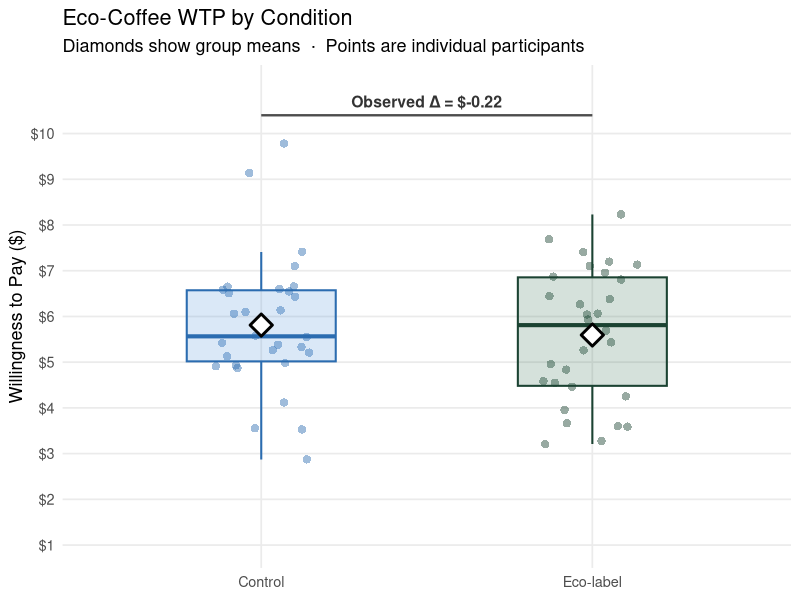
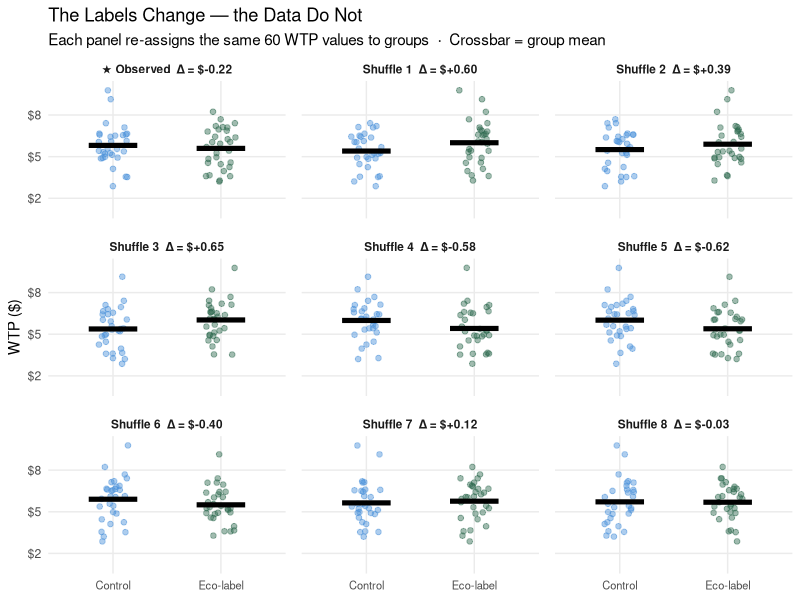
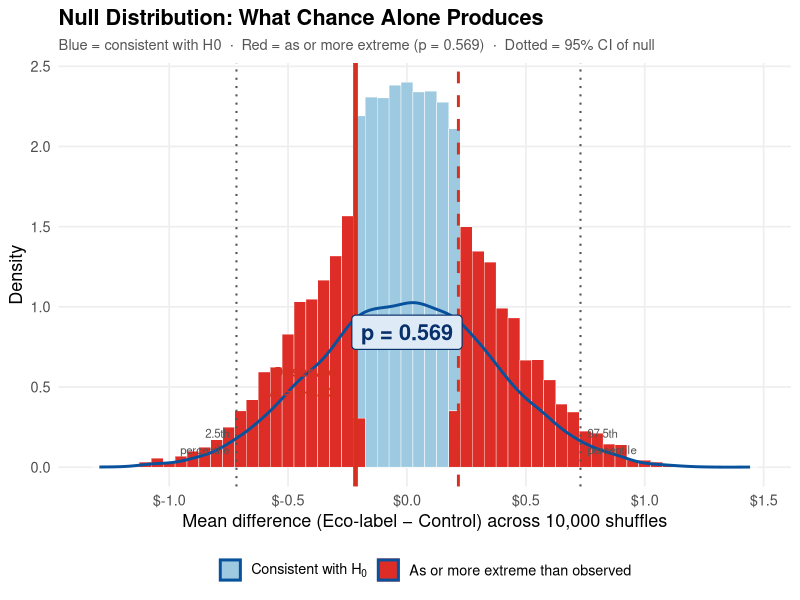
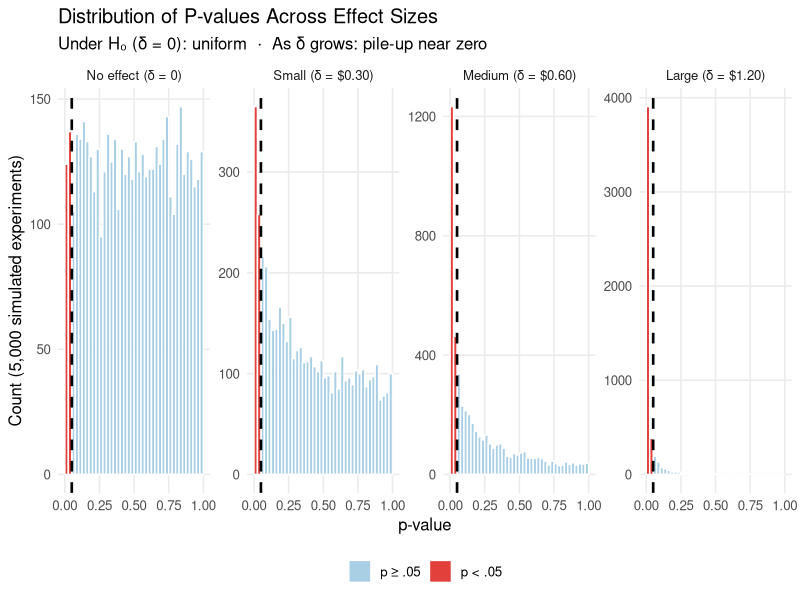

Write the R code that produced these figures, in order.
## ---- chunk 1
knitr::opts_chunk$set(
  echo    = TRUE,
  fig.width  = 9,
  fig.height = 5,
  fig.path   = "figs/",
  dev        = "svg"
)
dir.create("figs", recursive = TRUE, showWarnings = FALSE)
## ---- chunk 2
#| code-summary: "▶ Load required packages"
# install.packages(c("tidyverse","ggplot2","knitr","scales","patchwork"))

library(tidyverse)
library(ggplot2)
library(knitr)
library(scales)
library(patchwork)
if (!requireNamespace("lavaan", quietly = TRUE)) install.packages("lavaan")
library(lavaan)

set.seed(2025)
## ---- chunk 3
#| code-summary: "▶ Simulate WTP data and compute observed difference"

set.seed(2025)

N    <- 60
mu   <- 5.50    # True population mean WTP ($)
sig  <- 1.50    # True population SD ($)

# All 60 participants drawn from the same population (null is true).
# In our specific sample the eco-label group happened to score higher — by chance.
# pmax(1) / pmin(10) enforces the 1–10 scale bounds. With mu = 5.50 and sd = 1.50,
# fewer than 0.3% of draws fall outside [1, 10], so truncation bias is negligible here.
# (For a full treatment of how bounded scales bias observed means, see Module 1, Part 6.)
wtp_all <- rnorm(N, mean = mu, sd = sig) |> round(2) |> pmax(1) |> pmin(10)
group   <- factor(rep(c("Control", "Eco-label"), each = N / 2))
df_coffee <- data.frame(wtp = wtp_all, group = group)

obs_diff <- mean(df_coffee$wtp[df_coffee$group == "Eco-label"]) -
            mean(df_coffee$wtp[df_coffee$group == "Control"])

cat(sprintf("Observed mean difference: $%.2f\n", obs_diff))
## ---- chunk 4
#| code-summary: "▶ Plot: raw WTP by condition"

ggplot(df_coffee, aes(x = group, y = wtp, fill = group, color = group)) +
  geom_jitter(width = 0.15, alpha = 0.45, size = 2.5, shape = 16) +
  geom_boxplot(alpha = 0.20, outlier.shape = NA, width = 0.45, linewidth = 0.7) +
  stat_summary(fun = mean, geom = "point", shape = 23, size = 5,
               fill = "white", color = "black", stroke = 1.5) +
  annotate("segment", x = 1, xend = 2, y = 10.4, yend = 10.4,
           color = "gray30", linewidth = 0.8) +
  annotate("text", x = 1.5, y = 10.7,
           label = sprintf("Observed \u0394 = $%.2f", obs_diff),
           size = 4, color = "gray20", fontface = "bold") +
  scale_fill_manual(values  = c("Control" = "#4a90d9", "Eco-label" = "#2d6a4f")) +
  scale_color_manual(values = c("Control" = "#2b6cb0", "Eco-label" = "#1b4332")) +
  scale_y_continuous(limits = c(1, 11), breaks = 1:10,
                     labels = function(x) paste0("$", x)) +
  labs(x = NULL, y = "Willingness to Pay ($)",
       title = "Eco-Coffee WTP by Condition",
       subtitle = "Diamonds show group means  \u00b7  Points are individual participants") +
  theme_minimal(base_size = 13) +
  theme(legend.position = "none", panel.grid.minor = element_blank())
## ---- chunk 5
#| code-summary: "▶ Run permutation test (10,000 label shuffles)"

set.seed(42)
n_perm      <- 10000
n_per_group <- N / 2

null_dist <- replicate(n_perm, {
  shuffled <- sample(df_coffee$wtp)
  mean(shuffled[1:n_per_group]) - mean(shuffled[(n_per_group + 1):N])
})

p_val <- mean(abs(null_dist) >= abs(obs_diff))

cat(sprintf("Two-sided permutation p-value: %.3f\n", p_val))
cat(sprintf("95%% CI of null distribution: [$%.2f, $%.2f]\n",
            quantile(null_dist, 0.025), quantile(null_dist, 0.975)))
## ---- chunk 6
#| code-summary: "▶ Plot: 9 panels — observed data + 8 individual shuffles"

set.seed(77)
n_show <- 8

# Build the observed panel
obs_pnl <- data.frame(
  wtp       = df_coffee$wtp,
  group     = df_coffee$group,
  panel_id  = 0L,
  diff_k    = obs_diff
)

# Build 8 shuffle panels
shuf_list <- lapply(seq_len(n_show), function(k) {
  lbl  <- sample(df_coffee$group)
  dk   <- mean(df_coffee$wtp[lbl == "Eco-label"]) -
          mean(df_coffee$wtp[lbl == "Control"])
  data.frame(wtp = df_coffee$wtp, group = lbl,
             panel_id = k, diff_k = dk)
})

all_pnls <- bind_rows(obs_pnl, shuf_list)

# Build ordered panel labels
panel_meta <- all_pnls |>
  distinct(panel_id, diff_k) |>
  arrange(panel_id) |>
  mutate(panel_label = c(
    sprintf("\u2605 Observed  \u0394 = $%+.2f", diff_k[1]),
    sprintf("Shuffle %d  \u0394 = $%+.2f", seq_len(n_show), diff_k[-1])
  ))

all_pnls <- left_join(all_pnls, panel_meta |> dplyr::select(panel_id, panel_label),
                      by = "panel_id") |>
  mutate(panel_label = factor(panel_label, levels = panel_meta$panel_label))

ggplot(all_pnls, aes(x = group, y = wtp, color = group)) +
  geom_jitter(width = 0.14, alpha = 0.45, size = 1.6) +
  stat_summary(fun = mean, geom = "crossbar", width = 0.45,
               fatten = 2.5, linewidth = 0.7, color = "black") +
  facet_wrap(~panel_label, nrow = 3, ncol = 3) +
  scale_color_manual(values = c("Control" = "#4a90d9", "Eco-label" = "#2d6a4f")) +
  scale_y_continuous(limits = c(1, 10), breaks = c(2, 5, 8),
                     labels = function(x) paste0("$", x)) +
  labs(x = NULL, y = "WTP ($)",
       title = "The Labels Change — the Data Do Not",
       subtitle = "Each panel re-assigns the same 60 WTP values to groups  \u00b7  Crossbar = group mean") +
  theme_minimal(base_size = 11) +
  theme(legend.position = "none",
        strip.text = element_text(size = 8.5, face = "bold"),
        axis.text.x = element_text(size = 8),
        panel.grid.minor = element_blank(),
        panel.spacing = unit(0.8, "lines"))
## ---- chunk 7
#| code-summary: "▶ Plot: null distribution with observed difference highlighted"

null_df <- data.frame(
  diff    = null_dist,
  extreme = abs(null_dist) >= abs(obs_diff)
)

q025 <- quantile(null_dist, 0.025)
q975 <- quantile(null_dist, 0.975)

# Shared break-points so both histogram layers align perfectly
null_breaks <- seq(
  floor(min(null_dist) * 20) / 20 - 0.025,
  ceiling(max(null_dist) * 20) / 20 + 0.025,
  by = 0.05
)

ggplot(null_df, aes(x = diff, fill = extreme)) +
  geom_histogram(aes(y = after_stat(density)),
                 breaks = null_breaks, color = "white", linewidth = 0.15) +
  geom_density(aes(x = diff), data = null_df, inherit.aes = FALSE,
               color = "#08519c", linewidth = 1.0) +
  geom_vline(xintercept =  obs_diff, color = "#d7301f", linewidth = 1.6) +
  geom_vline(xintercept = -obs_diff, color = "#d7301f", linewidth = 1.0,
             linetype = "dashed") +
  geom_vline(xintercept = q025, color = "#525252", linewidth = 0.7,
             linetype = "dotted") +
  geom_vline(xintercept = q975, color = "#525252", linewidth = 0.7,
             linetype = "dotted") +
  annotate("label", x = 0, y = max(density(null_dist)$y) * 0.82,
           label = sprintf("p = %.3f", p_val),
           fill = "#deebf7", color = "#08306b", fontface = "bold", size = 5.5,
           label.size = 0.4, label.padding = unit(0.35, "lines")) +
  annotate("text",
           x = obs_diff + sign(obs_diff) * 0.08,
           y = max(density(null_dist)$y) * 0.52,
           label = sprintf("Observed\n\u0394 = $%.2f", obs_diff),
           color = "#d7301f", fontface = "bold", size = 3.5,
           hjust = ifelse(obs_diff >= 0, 0, 1)) +
  annotate("text", x = q025 - 0.03, y = 0.16,
           label = "2.5th\npercentile", color = "#525252", size = 2.9, hjust = 1) +
  annotate("text", x = q975 + 0.03, y = 0.16,
           label = "97.5th\npercentile", color = "#525252", size = 2.9, hjust = 0) +
  scale_fill_manual(
    values = c("FALSE" = "#9ecae1", "TRUE" = "#de2d26"),
    labels = c(expression(paste("Consistent with ", H[0])),
               "As or more extreme than observed"),
    name   = NULL
  ) +
  scale_x_continuous(breaks = seq(-1.5, 1.5, 0.5),
                     labels = function(x) sprintf("$%.1f", x)) +
  labs(
    x = "Mean difference (Eco-label \u2212 Control) across 10,000 shuffles",
    y = "Density",
    title = "Null Distribution: What Chance Alone Produces",
    subtitle = sprintf(
      "Blue = consistent with H0  \u00b7  Red = as or more extreme (p = %.3f)  \u00b7  Dotted = 95%% CI of null",
      p_val)
  ) +
  theme_minimal(base_size = 13) +
  theme(
    panel.grid.minor  = element_blank(),
    panel.grid.major  = element_line(color = "#eeeeee"),
    legend.position   = "bottom",
    plot.title        = element_text(face = "bold"),
    plot.subtitle     = element_text(color = "#555555", size = 10.5)
  )
## ---- chunk 8
#| code-summary: "▶ Compute minimum N for different true effect sizes"

true_deltas <- c(0.20, 0.40, 0.60, 0.80, 1.00, 1.50)

power_tab <- data.frame(
  true_eff  = sprintf("$%.2f", true_deltas),
  cohens_d  = round(true_deltas / sig, 2),
  n_per_grp = sapply(true_deltas, function(d) {
    ceiling(power.t.test(delta = d, sd = sig, sig.level = 0.05,
                         power = 0.80, type = "two.sample")$n)
  }),
  check.names = FALSE
) |>
  mutate(total_n    = n_per_grp * 2,
         detectable = ifelse(total_n <= 60, "\u2713 Yes", "\u2717 No"))

names(power_tab) <- c("True effect (\u03b4)", "Cohen\u2019s d",
                       "N per group (80% power)", "Total N", "Detectable at N = 60?")

kable(power_tab,
      caption = sprintf(
        "Minimum N for 80%% power at \u03b1 = .05 (SD = $%.2f, two-sided t-test)", sig))
## ---- chunk 9
#| code-summary: "▶ Plot: p-value distributions for different true effect sizes"

sim_pval <- function(effect, N = 60, mu = 5.5, sig = 1.5) {
  y_c <- rnorm(N / 2, mu,          sig)
  y_t <- rnorm(N / 2, mu + effect, sig)
  t.test(y_t, y_c)$p.value
}

effects <- c(0, 0.30, 0.60, 1.20)
labels  <- c("No effect (\u03b4 = 0)",
             "Small (\u03b4 = $0.30)",
             "Medium (\u03b4 = $0.60)",
             "Large (\u03b4 = $1.20)")

set.seed(42)
pval_df <- map2_dfr(effects, labels, function(eff, lbl) {
  data.frame(effect = lbl, p = replicate(5000, sim_pval(eff)))
}) |>
  mutate(effect = factor(effect, levels = labels),
         sig    = p < 0.05)

pval_df |>
  group_by(effect) |>
  summarise(power = mean(sig), .groups = "drop") |>
  mutate(power = percent(power, accuracy = 0.1)) |>
  kable(col.names = c("True Effect", "% experiments with p < .05"),
        caption = "Statistical power at \u03b1 = .05 (N = 60 per group, SD = $1.50)")
## ---- chunk 10
#| code-summary: "▶ Plot: p-value histograms by effect size"

ggplot(pval_df, aes(x = p, fill = sig)) +
  geom_histogram(breaks = seq(0, 1, by = 0.025), color = "white", alpha = 0.9) +
  geom_vline(xintercept = 0.05, linetype = "dashed", color = "black", linewidth = 0.9) +
  scale_fill_manual(values = c("FALSE" = "#9ecae1", "TRUE" = "#de2d26"),
                    labels = c("p \u2265 .05", "p < .05"), name = NULL) +
  facet_wrap(~effect, nrow = 1, scales = "free_y") +
  labs(x = "p-value", y = "Count (5,000 simulated experiments)",
       title = "Distribution of P-values Across Effect Sizes",
       subtitle = "Under H\u2080 (\u03b4 = 0): uniform  \u00b7  As \u03b4 grows: pile-up near zero") +
  theme_minimal(base_size = 12) +
  theme(legend.position = "bottom", panel.grid.minor = element_blank(),
        strip.text = element_text(size = 9.5))
